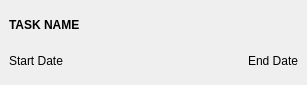
<?xml version="1.0" encoding="UTF-8"?>
<ui version="4.0">
 <class>MainWindow</class>
 <widget class="QMainWindow" name="MainWindow">
  <property name="geometry">
   <rect>
    <x>0</x>
    <y>0</y>
    <width>307</width>
    <height>85</height>
   </rect>
  </property>
  <property name="windowTitle">
   <string>MainWindow</string>
  </property>
  <widget class="QWidget" name="centralwidget">
   <layout class="QVBoxLayout" name="verticalLayout">
    <item>
     <layout class="QVBoxLayout" name="verticalLayout_2">
      <item>
       <widget class="QLabel" name="taskName_lbl">
        <property name="styleSheet">
         <string notr="true">font: 75 20pt &quot;Corbel&quot;;
font-weight: bold;</string>
        </property>
        <property name="text">
         <string>TASK NAME</string>
        </property>
       </widget>
      </item>
      <item>
       <layout class="QHBoxLayout" name="horizontalLayout_2">
        <item>
         <widget class="QLabel" name="startDate_lbl">
          <property name="text">
           <string>Start Date</string>
          </property>
         </widget>
        </item>
        <item>
         <widget class="QLabel" name="endDate_lbl">
          <property name="text">
           <string>End Date</string>
          </property>
          <property name="alignment">
           <set>Qt::AlignRight|Qt::AlignTrailing|Qt::AlignVCenter</set>
          </property>
         </widget>
        </item>
       </layout>
      </item>
     </layout>
    </item>
   </layout>
  </widget>
 </widget>
 <resources/>
 <connections/>
</ui>
